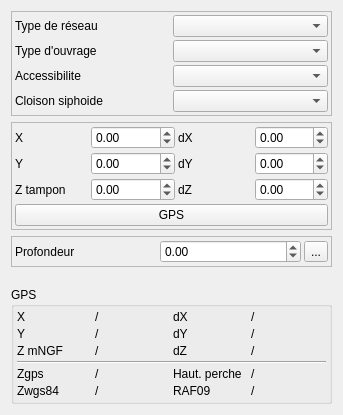
<?xml version="1.0" encoding="UTF-8"?>
<ui version="4.0">
 <class>Form</class>
 <widget class="QWidget" name="Form">
  <property name="geometry">
   <rect>
    <x>0</x>
    <y>0</y>
    <width>343</width>
    <height>415</height>
   </rect>
  </property>
  <property name="windowTitle">
   <string>Form</string>
  </property>
  <layout class="QVBoxLayout" name="verticalLayout">
   <item>
    <widget class="QFrame" name="frame">
     <property name="frameShape">
      <enum>QFrame::StyledPanel</enum>
     </property>
     <property name="frameShadow">
      <enum>QFrame::Raised</enum>
     </property>
     <layout class="QGridLayout" name="gridLayout">
      <property name="margin">
       <number>3</number>
      </property>
      <property name="spacing">
       <number>3</number>
      </property>
      <item row="0" column="0">
       <widget class="QLabel" name="label_2">
        <property name="text">
         <string>Type de réseau</string>
        </property>
       </widget>
      </item>
      <item row="1" column="0">
       <widget class="QLabel" name="label">
        <property name="text">
         <string>Type d'ouvrage</string>
        </property>
       </widget>
      </item>
      <item row="2" column="0">
       <widget class="QLabel" name="label_3">
        <property name="text">
         <string>Accessibilite</string>
        </property>
       </widget>
      </item>
      <item row="0" column="1">
       <widget class="QComboBox" name="comboBox_typeReseau"/>
      </item>
      <item row="1" column="1">
       <widget class="QComboBox" name="comboBox_typeOuvrageAss"/>
      </item>
      <item row="2" column="1">
       <widget class="QComboBox" name="comboBox_accessibilite"/>
      </item>
      <item row="3" column="0">
       <widget class="QLabel" name="label_5">
        <property name="text">
         <string>Cloison siphoide</string>
        </property>
       </widget>
      </item>
      <item row="3" column="1">
       <widget class="QComboBox" name="comboBox_cloisonsiphoide"/>
      </item>
     </layout>
    </widget>
   </item>
   <item>
    <widget class="QFrame" name="frame_3">
     <property name="frameShape">
      <enum>QFrame::StyledPanel</enum>
     </property>
     <property name="frameShadow">
      <enum>QFrame::Raised</enum>
     </property>
     <layout class="QGridLayout" name="gridLayout_3">
      <property name="margin">
       <number>3</number>
      </property>
      <property name="spacing">
       <number>3</number>
      </property>
      <item row="2" column="1">
       <widget class="QDoubleSpinBox" name="doubleSpinBox_Z">
        <property name="minimum">
         <double>-1.000000000000000</double>
        </property>
        <property name="maximum">
         <double>99999999.000000000000000</double>
        </property>
       </widget>
      </item>
      <item row="1" column="1">
       <widget class="QDoubleSpinBox" name="doubleSpinBox_Y">
        <property name="minimum">
         <double>-1.000000000000000</double>
        </property>
        <property name="maximum">
         <double>99999999.000000000000000</double>
        </property>
       </widget>
      </item>
      <item row="2" column="3">
       <widget class="QDoubleSpinBox" name="doubleSpinBox_dZ">
        <property name="minimum">
         <double>-1.000000000000000</double>
        </property>
        <property name="maximum">
         <double>999.000000000000000</double>
        </property>
       </widget>
      </item>
      <item row="1" column="0">
       <widget class="QLabel" name="label_18">
        <property name="text">
         <string>Y</string>
        </property>
       </widget>
      </item>
      <item row="2" column="0">
       <widget class="QLabel" name="label_22">
        <property name="text">
         <string>Z tampon</string>
        </property>
       </widget>
      </item>
      <item row="1" column="3">
       <widget class="QDoubleSpinBox" name="doubleSpinBox_dY">
        <property name="minimum">
         <double>-1.000000000000000</double>
        </property>
        <property name="maximum">
         <double>999.000000000000000</double>
        </property>
       </widget>
      </item>
      <item row="0" column="0">
       <widget class="QLabel" name="label_15">
        <property name="text">
         <string>X</string>
        </property>
       </widget>
      </item>
      <item row="0" column="3">
       <widget class="QDoubleSpinBox" name="doubleSpinBox_dX">
        <property name="minimum">
         <double>-1.000000000000000</double>
        </property>
        <property name="maximum">
         <double>999.000000000000000</double>
        </property>
       </widget>
      </item>
      <item row="0" column="1">
       <widget class="QDoubleSpinBox" name="doubleSpinBox_X">
        <property name="minimum">
         <double>-1.000000000000000</double>
        </property>
        <property name="maximum">
         <double>99999999.000000000000000</double>
        </property>
       </widget>
      </item>
      <item row="1" column="2">
       <widget class="QLabel" name="label_21">
        <property name="text">
         <string>dY</string>
        </property>
       </widget>
      </item>
      <item row="0" column="2">
       <widget class="QLabel" name="label_16">
        <property name="text">
         <string>dX</string>
        </property>
       </widget>
      </item>
      <item row="2" column="2">
       <widget class="QLabel" name="label_23">
        <property name="text">
         <string>dZ</string>
        </property>
       </widget>
      </item>
      <item row="3" column="0" colspan="4">
       <widget class="QPushButton" name="pushButton_getGPS">
        <property name="text">
         <string>GPS</string>
        </property>
       </widget>
      </item>
     </layout>
    </widget>
   </item>
   <item>
    <widget class="QFrame" name="frame_4">
     <property name="frameShape">
      <enum>QFrame::StyledPanel</enum>
     </property>
     <property name="frameShadow">
      <enum>QFrame::Raised</enum>
     </property>
     <layout class="QGridLayout" name="gridLayout_5">
      <property name="margin">
       <number>3</number>
      </property>
      <property name="spacing">
       <number>3</number>
      </property>
      <item row="0" column="0">
       <widget class="QLabel" name="label_24">
        <property name="text">
         <string>Profondeur </string>
        </property>
       </widget>
      </item>
      <item row="0" column="1">
       <widget class="QDoubleSpinBox" name="doubleSpinBox_profradierouvrage">
        <property name="minimum">
         <double>-1.000000000000000</double>
        </property>
       </widget>
      </item>
      <item row="0" column="2">
       <widget class="QToolButton" name="toolButton_calc">
        <property name="text">
         <string>...</string>
        </property>
       </widget>
      </item>
     </layout>
    </widget>
   </item>
   <item>
    <spacer name="verticalSpacer">
     <property name="orientation">
      <enum>Qt::Vertical</enum>
     </property>
     <property name="sizeHint" stdset="0">
      <size>
       <width>20</width>
       <height>40</height>
      </size>
     </property>
    </spacer>
   </item>
   <item>
    <widget class="QGroupBox" name="groupBox">
     <property name="title">
      <string>GPS</string>
     </property>
     <layout class="QGridLayout" name="gridLayout_4">
      <property name="margin">
       <number>3</number>
      </property>
      <property name="spacing">
       <number>3</number>
      </property>
      <item row="4" column="1">
       <widget class="QLabel" name="label_zgps">
        <property name="text">
         <string>/</string>
        </property>
       </widget>
      </item>
      <item row="5" column="3">
       <widget class="QLabel" name="label_raf09">
        <property name="text">
         <string>/</string>
        </property>
       </widget>
      </item>
      <item row="5" column="2">
       <widget class="QLabel" name="label_20">
        <property name="text">
         <string>RAF09</string>
        </property>
       </widget>
      </item>
      <item row="4" column="0">
       <widget class="QLabel" name="label_4">
        <property name="text">
         <string>Zgps</string>
        </property>
       </widget>
      </item>
      <item row="5" column="1">
       <widget class="QLabel" name="label_zwgs84">
        <property name="text">
         <string>/</string>
        </property>
       </widget>
      </item>
      <item row="5" column="0">
       <widget class="QLabel" name="label_17">
        <property name="text">
         <string>Zwgs84</string>
        </property>
       </widget>
      </item>
      <item row="2" column="1">
       <widget class="QLabel" name="label_Z">
        <property name="text">
         <string>/</string>
        </property>
       </widget>
      </item>
      <item row="1" column="0">
       <widget class="QLabel" name="label_9">
        <property name="text">
         <string>Y</string>
        </property>
       </widget>
      </item>
      <item row="0" column="3">
       <widget class="QLabel" name="label_dX">
        <property name="text">
         <string>/</string>
        </property>
       </widget>
      </item>
      <item row="0" column="2">
       <widget class="QLabel" name="label_10">
        <property name="text">
         <string>dX</string>
        </property>
       </widget>
      </item>
      <item row="2" column="0">
       <widget class="QLabel" name="label_11">
        <property name="text">
         <string>Z mNGF</string>
        </property>
       </widget>
      </item>
      <item row="1" column="2">
       <widget class="QLabel" name="label_12">
        <property name="text">
         <string>dY</string>
        </property>
       </widget>
      </item>
      <item row="1" column="3">
       <widget class="QLabel" name="label_dY">
        <property name="text">
         <string>/</string>
        </property>
       </widget>
      </item>
      <item row="1" column="1">
       <widget class="QLabel" name="label_Y">
        <property name="text">
         <string>/</string>
        </property>
       </widget>
      </item>
      <item row="2" column="2">
       <widget class="QLabel" name="label_13">
        <property name="text">
         <string>dZ</string>
        </property>
       </widget>
      </item>
      <item row="0" column="0">
       <widget class="QLabel" name="label_14">
        <property name="text">
         <string>X</string>
        </property>
       </widget>
      </item>
      <item row="2" column="3">
       <widget class="QLabel" name="label_dZ">
        <property name="text">
         <string>/</string>
        </property>
       </widget>
      </item>
      <item row="0" column="1">
       <widget class="QLabel" name="label_X">
        <property name="text">
         <string>/</string>
        </property>
       </widget>
      </item>
      <item row="3" column="0" colspan="4">
       <widget class="Line" name="line">
        <property name="orientation">
         <enum>Qt::Horizontal</enum>
        </property>
       </widget>
      </item>
      <item row="4" column="2">
       <widget class="QLabel" name="label_19">
        <property name="text">
         <string>Haut. perche</string>
        </property>
       </widget>
      </item>
      <item row="4" column="3">
       <widget class="QLabel" name="label_hautperche">
        <property name="text">
         <string>/</string>
        </property>
       </widget>
      </item>
     </layout>
    </widget>
   </item>
  </layout>
 </widget>
 <resources/>
 <connections/>
</ui>
